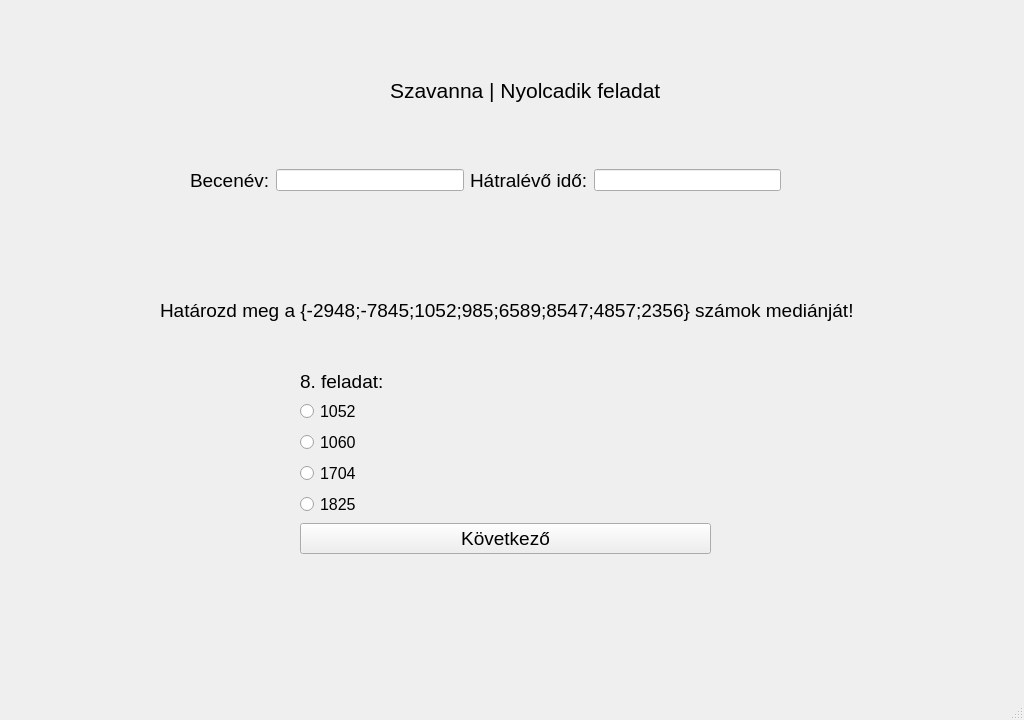
<?xml version="1.0" encoding="UTF-8"?>
<ui version="4.0">
 <class>ques1</class>
 <widget class="QMainWindow" name="ques1">
  <property name="geometry">
   <rect>
    <x>0</x>
    <y>0</y>
    <width>1024</width>
    <height>720</height>
   </rect>
  </property>
  <property name="windowTitle">
   <string>Játékos matematikai gyakorlóprogram</string>
  </property>
  <widget class="QWidget" name="centralwidget">
   <widget class="QLabel" name="label">
    <property name="geometry">
     <rect>
      <x>0</x>
      <y>-10</y>
      <width>1024</width>
      <height>720</height>
     </rect>
    </property>
    <property name="text">
     <string/>
    </property>
    <property name="pixmap">
     <pixmap>../szakdoga hátterek/african-savanna-forest-landscape-scene-at-sunset-free-vector.jpg</pixmap>
    </property>
    <property name="scaledContents">
     <bool>true</bool>
    </property>
   </widget>
   <widget class="QLabel" name="label_4">
    <property name="geometry">
     <rect>
      <x>390</x>
      <y>70</y>
      <width>271</width>
      <height>41</height>
     </rect>
    </property>
    <property name="sizePolicy">
     <sizepolicy hsizetype="Expanding" vsizetype="Preferred">
      <horstretch>0</horstretch>
      <verstretch>0</verstretch>
     </sizepolicy>
    </property>
    <property name="font">
     <font>
      <pointsize>16</pointsize>
     </font>
    </property>
    <property name="cursor">
     <cursorShape>ArrowCursor</cursorShape>
    </property>
    <property name="text">
     <string>Szavanna | Nyolcadik feladat</string>
    </property>
   </widget>
   <widget class="QWidget" name="horizontalLayoutWidget">
    <property name="geometry">
     <rect>
      <x>190</x>
      <y>140</y>
      <width>591</width>
      <height>81</height>
     </rect>
    </property>
    <layout class="QHBoxLayout" name="horizontalLayout">
     <item>
      <widget class="QLabel" name="label_2">
       <property name="font">
        <font>
         <pointsize>14</pointsize>
        </font>
       </property>
       <property name="text">
        <string>Becenév:</string>
       </property>
      </widget>
     </item>
     <item>
      <widget class="QLineEdit" name="T1">
       <property name="sizePolicy">
        <sizepolicy hsizetype="Expanding" vsizetype="Fixed">
         <horstretch>0</horstretch>
         <verstretch>0</verstretch>
        </sizepolicy>
       </property>
      </widget>
     </item>
     <item>
      <widget class="QLabel" name="label_3">
       <property name="font">
        <font>
         <pointsize>14</pointsize>
        </font>
       </property>
       <property name="text">
        <string>Hátralévő idő:</string>
       </property>
      </widget>
     </item>
     <item>
      <widget class="QLineEdit" name="T2">
       <property name="sizePolicy">
        <sizepolicy hsizetype="Expanding" vsizetype="Fixed">
         <horstretch>0</horstretch>
         <verstretch>0</verstretch>
        </sizepolicy>
       </property>
      </widget>
     </item>
    </layout>
   </widget>
   <widget class="QWidget" name="formLayoutWidget">
    <property name="geometry">
     <rect>
      <x>300</x>
      <y>370</y>
      <width>411</width>
      <height>251</height>
     </rect>
    </property>
    <layout class="QFormLayout" name="formLayout">
     <property name="labelAlignment">
      <set>Qt::AlignLeading|Qt::AlignLeft|Qt::AlignTop</set>
     </property>
     <item row="1" column="0">
      <widget class="QLabel" name="label_5">
       <property name="font">
        <font>
         <pointsize>14</pointsize>
        </font>
       </property>
       <property name="text">
        <string>8. feladat:</string>
       </property>
      </widget>
     </item>
     <item row="2" column="0">
      <widget class="QRadioButton" name="R1">
       <property name="font">
        <font>
         <pointsize>12</pointsize>
        </font>
       </property>
       <property name="text">
        <string>1052</string>
       </property>
      </widget>
     </item>
     <item row="3" column="0">
      <widget class="QRadioButton" name="R2">
       <property name="font">
        <font>
         <pointsize>12</pointsize>
        </font>
       </property>
       <property name="text">
        <string>1060</string>
       </property>
      </widget>
     </item>
     <item row="4" column="0">
      <widget class="QRadioButton" name="R3">
       <property name="font">
        <font>
         <pointsize>12</pointsize>
        </font>
       </property>
       <property name="text">
        <string>1704</string>
       </property>
      </widget>
     </item>
     <item row="6" column="0" colspan="2">
      <widget class="QPushButton" name="B1">
       <property name="font">
        <font>
         <pointsize>14</pointsize>
        </font>
       </property>
       <property name="text">
        <string>Következő</string>
       </property>
      </widget>
     </item>
     <item row="5" column="0">
      <widget class="QRadioButton" name="R4">
       <property name="font">
        <font>
         <pointsize>12</pointsize>
        </font>
       </property>
       <property name="text">
        <string>1825</string>
       </property>
      </widget>
     </item>
    </layout>
   </widget>
   <widget class="QLabel" name="label_6">
    <property name="geometry">
     <rect>
      <x>160</x>
      <y>270</y>
      <width>701</width>
      <height>81</height>
     </rect>
    </property>
    <property name="font">
     <font>
      <pointsize>14</pointsize>
     </font>
    </property>
    <property name="text">
     <string>Határozd meg a {-2948;-7845;1052;985;6589;8547;4857;2356} számok mediánját!</string>
    </property>
    <property name="scaledContents">
     <bool>true</bool>
    </property>
   </widget>
  </widget>
  <widget class="QMenuBar" name="menubar">
   <property name="geometry">
    <rect>
     <x>0</x>
     <y>0</y>
     <width>1024</width>
     <height>21</height>
    </rect>
   </property>
  </widget>
  <widget class="QStatusBar" name="statusbar"/>
 </widget>
 <resources/>
 <connections/>
</ui>
